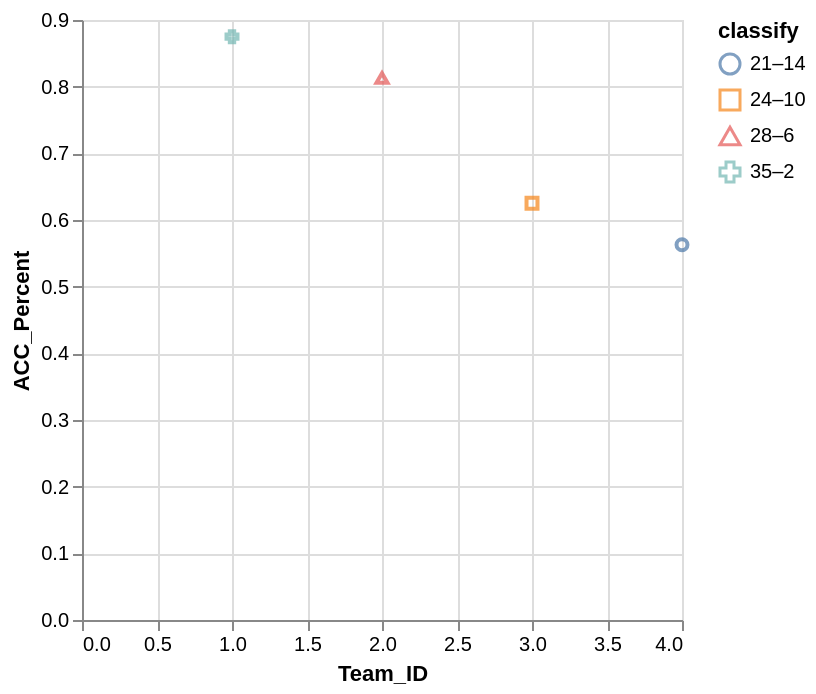

Vega-Lite specification for this chart:
### Vega-Lite specification from a JSON file in a GitHub repository (floating-point values rounded to 4 significant figures)
{"data": {"values": [{"x_data": 4, "y_data": 0.563, "classify": "21–14"}, {"x_data": 3, "y_data": 0.625, "classify": "24–10"}, {"x_data": 2, "y_data": 0.813, "classify": "28–6"}, {"x_data": 1, "y_data": 0.875, "classify": "35–2"}]}, "mark": "point", "encoding": {"x": {"field": "x_data", "type": "quantitative", "title": "Team_ID", "scale": {"zero": "false"}}, "y": {"field": "y_data", "type": "quantitative", "title": "ACC_Percent", "scale": {"zero": "false"}}, "color": {"field": "classify", "type": "nominal"}, "shape": {"field": "classify", "type": "nominal"}}}
